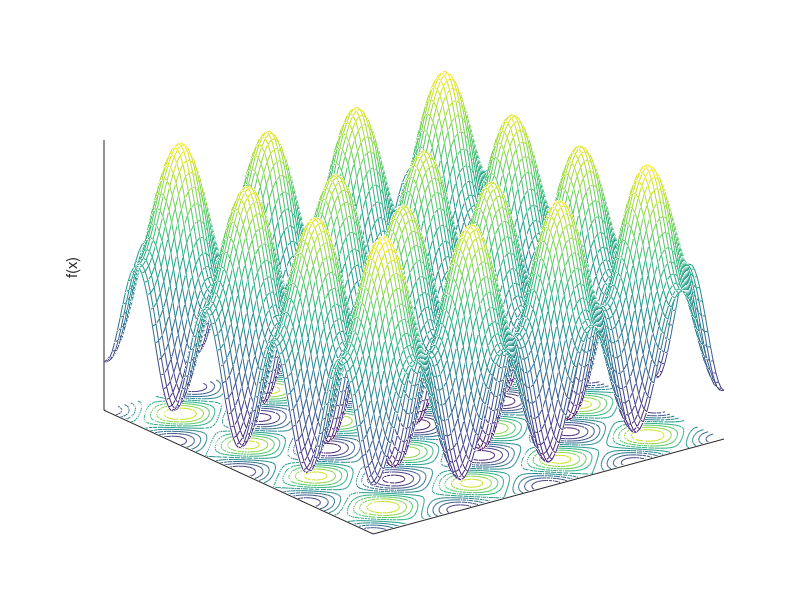

Write the MATLAB code that produced this figure.
function RastriginPlot

xlimits = [-2 2];
dx = (xlimits(2) - xlimits(1)) / 100;
N = floor((xlimits(2) - xlimits(1)) / dx) + 1;
obj = zeros(N, N);
i = 0;
for x = xlimits(1) : dx : xlimits(2)
    i = i + 1;
    k = 0;
    for y = xlimits(1) : dx : xlimits(2)
        k = k + 1;
        sum1 = x^2 + y^2;
        sum2 = cos(2*pi*x) + cos(2*pi*y);
        obj(i,k) = 20 + sum1 - 10*sum2;
    end
end
close all;
[x, y] = meshgrid(xlimits(1) : dx : xlimits(2));
meshc(x,y,obj);
zlabel('f(x)')
set(gca, 'XTick', [])
set(gca, 'YTick', [])
set(gca, 'ZTick', [])
temp = axis;
axis([xlimits, xlimits, temp(5), max(max(obj))])